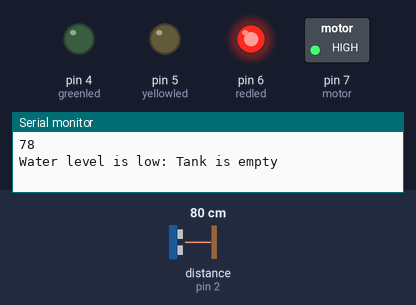
Bench run of a sketch on a simulated Arduino Uno, built with avr-gcc and run on an emulated ATmega328P. On the bench: switched loads named in the sketch (green lamp = pin HIGH), output pins drawn as LEDs (lit = HIGH), the last lines printed to the serial monitor. Wiring (inferred from the names in the program): ultrasonic range finder: trigger pin 3; echo pin 2. Inputs (shaded band) come from the test bench; at power-on: distance to the obstacle (sensor on pin 2) 80 cm. The echo pulse lasts 58.3 µs per cm; pins used as bus, display or sensor lines are not drawn.

Above: at 1.9 s.
2.0 s: distance to the obstacle (sensor on pin 2) set to 50 cm
4.5 s: distance to the obstacle (sensor on pin 2) set to 41 cm
At 7.4 s:
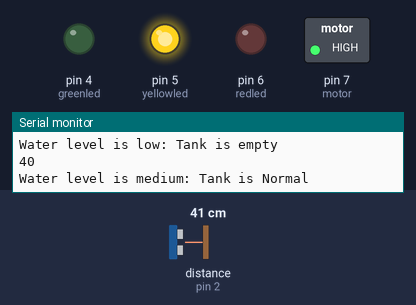
8.1 s: distance to the obstacle (sensor on pin 2) set to 60 cm
At 10.3 s:
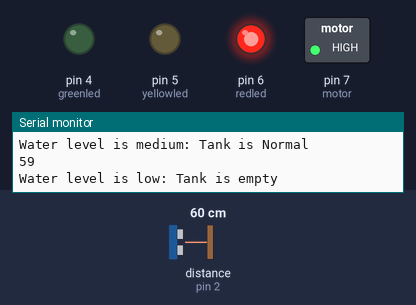
11.4 s: distance to the obstacle (sensor on pin 2) set to 35 cm
At 14.4 s:
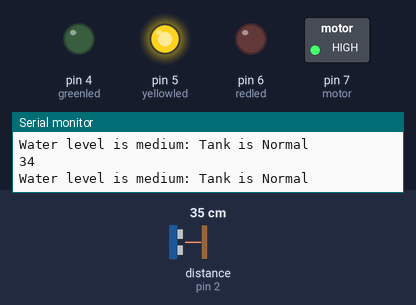
Timing chart, 0 to 15.7 s (numbered marks = the images above; inputs shaded):
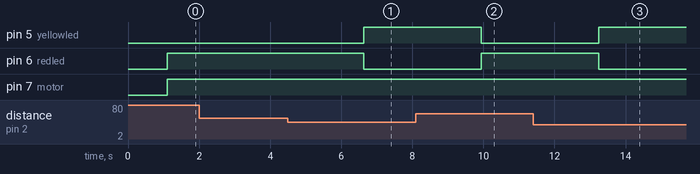

Measured:
- the behaviour switches between 47 and 46 cm on distance to the obstacle (sensor on pin 2) (found by bisection; images 0 and 1)
- after the input at 4.5 s, pin 5 (yellowled): LOW → HIGH after 2.1 s; pin 6 (redled): HIGH → LOW after 2.1 s
- after the input at 8.1 s, pin 5 (yellowled): HIGH → LOW after 1.8 s; pin 6 (redled): LOW → HIGH after 1.8 s
- after the input at 11.4 s, pin 5 (yellowled): LOW → HIGH after 1.8 s; pin 6 (redled): HIGH → LOW after 1.8 s

The sketch:

final_WL_Arduino.ino
```cpp
#define echopin 2
#define trigpin 3
long duration, distance;

#define greenled 4
#define yellowled 5
#define redled 6

#define motor 7


void setup() {
// put your setup code here, to run once:

Serial.begin(9600);
pinMode (trigpin, OUTPUT);
pinMode (echopin, INPUT );

pinMode (greenled, OUTPUT);
pinMode (yellowled, OUTPUT);
pinMode (redled, OUTPUT);
pinMode (motor, OUTPUT);

}


void loop() {
  // put your main code here, to run repeatedly:

    digitalWrite(trigpin,LOW);
    delayMicroseconds(5);

    digitalWrite(trigpin,HIGH);
    delayMicroseconds(10);

    digitalWrite(trigpin,LOW);

    duration=pulseIn (echopin,HIGH);

    distance= duration*0.034/2;
    delay (1000);

    Serial.println(distance);


    if (30 <= distance && distance < 33){
        Serial.println("Water level is high: Tank is full ");

        digitalWrite(greenled,HIGH);
        //    delay(10);
        digitalWrite(yellowled,LOW);
        //    delay(10);
        digitalWrite(redled,LOW);
        delay(100);
        digitalWrite(motor,LOW);
        //    delay(10);
      }


      else if (33<= distance && distance <= 45){
        Serial.println("Water level is medium: Tank is Normal");
        delay(100);

        digitalWrite(yellowled,HIGH);
        //    delay(10);
        digitalWrite(greenled,LOW);
        //    delay(10);
        digitalWrite(redled,LOW);
        //    delay(10);
        }


      //digitalWrite(ledPins[outputValue],HIGH);
      //delay(1000);
      //digitalWrite(ledPins[outputValue],LOW);
      //delay(1000);


    else if (45 < distance ){
        Serial.println("Water level is low: Tank is empty ");
        delay(100);
        //    digitalWrite(motor,HIGH);
        digitalWrite(redled,HIGH);
      //    delay(10);
        digitalWrite(greenled,LOW);
      //    delay(10);
        digitalWrite(yellowled,LOW);
      //    delay(10);
      digitalWrite(motor,HIGH);
    //    delay(10);
    ////    delay(10);
  }

}
```
